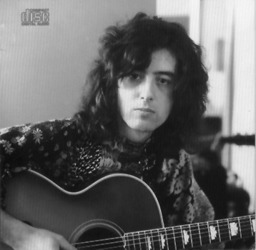
#> input picture src/com/cv/DetectObject/HistogramOfOrientedGradients/NonMaxSuppression/images/example_02.jpg, 256 x 250 px
$ python Example.py
#> lines starting #> are read from the running program, lines starting #| are printed output that depends on the picture; after the words box and inside, x2 and y2 are one past the last pixel; in counts of white or black regions, pixels touching at a corner belong together
### src/com/cv/DetectObject/HistogramOfOrientedGradients/NonMaxSuppression/fast/non_max_suppression_fast.py
import numpy as np


# https://www.pyimagesearch.com/2015/02/16/faster-non-maximum-suppression-python/

#  Malisiewicz et al.
# List of bounding boxes (startX, startY, endX, endY)
# overlap threshold
def non_max_suppression_fast(boundingBoxes, overlapThresh):
    # if there are no boundingBoxes, return an empty list
    if len(boundingBoxes) == 0:
        return []

    # if the bounding boxes integers, convert them to floats
    if boundingBoxes.dtype.kind == "i":
        boundingBoxes = boundingBoxes.astype("float")

    # initialize the list of keeping bounding boxes (indexes)
    # (the bounding boxes that we would like to keep, discarding the rest)
    keeping_boundingBox_indexs = []

    # grab the coordinates of the bounding boxes
    start_X = boundingBoxes[:, 0]
    start_Y = boundingBoxes[:, 1]
    end_X = boundingBoxes[:, 2]
    end_Y = boundingBoxes[:, 3]

    # sort the bounding boxes by the bottom-right y-coordinate of the bounding box
    sorted_indexs = np.argsort(end_Y)

    # compute the area of the bounding boxes (tính diện tích)
    areas = (end_X - start_X + 1) * (end_Y - start_Y + 1)

    # keep looping while some index still remain in the indexs list
    while len(sorted_indexs) > 0:
        # grab the last index in the sorted indexs list
        keeping_boudingBox_index = sorted_indexs[len(sorted_indexs) - 1]

        # add last index to the list of keeping indexes
        keeping_boundingBox_indexs.append(keeping_boudingBox_index)

        # find the largest (x, y) coordinates for the start of the bounding box
        max_start_X = np.maximum(start_X[keeping_boudingBox_index], start_X[sorted_indexs[:len(sorted_indexs) - 1]])
        max_start_Y = np.maximum(start_Y[keeping_boudingBox_index], start_Y[sorted_indexs[:len(sorted_indexs) - 1]])

        # find the smallest (x, y) coordinates for the end of the bounding box
        min_end_X = np.minimum(end_X[keeping_boudingBox_index], end_X[sorted_indexs[:len(sorted_indexs) - 1]])
        min_end_Y = np.minimum(end_Y[keeping_boudingBox_index], end_Y[sorted_indexs[:len(sorted_indexs) - 1]])

        # compute the width and height of the bounding box overlap
        width_overlap = np.maximum(0, min_end_X - max_start_X + 1)
        height_overlap = np.maximum(0, min_end_Y - max_start_Y + 1)

        # compute the ratio of overlap between the computed bounding box and the bounding box in the area list
        overlap_ratio = (width_overlap * height_overlap) / areas[sorted_indexs[:len(sorted_indexs) - 1]]

        # delete all indexes from the index list that have
        sorted_indexs = np.delete(sorted_indexs, np.concatenate(
            ([len(sorted_indexs) - 1], np.where(overlap_ratio > overlapThresh)[0])))

    # return only the bounding boxes that were picked using the integer data type
    return boundingBoxes[keeping_boundingBox_indexs].astype("int")

### src/com/cv/DetectObject/HistogramOfOrientedGradients/NonMaxSuppression/fast/Example.py
import cv2
import matplotlib.pyplot as plt
import numpy as np

from src.com.cv.DetectObject.HistogramOfOrientedGradients.NonMaxSuppression.fast.non_max_suppression_fast import \
    non_max_suppression_fast

# load the image
image_path = "../images/"
original_image = cv2.imread(image_path + "example_02.jpg")
#> original_image is the input picture: shape (250, 256, 3); min 12, max 246, mean 103.3
# show original image
window_name = 'Original Image'
cv2.imshow(window_name, original_image)
cv2.waitKey()

# example_01
# startX, startY, endX, endY
# boundingBoxes = np.array([
#     (12, 84, 140, 212),
#     (24, 84, 152, 212),
#     (36, 84, 164, 212),
#     (12, 96, 140, 224),
#     (24, 96, 152, 224),
#     (24, 108, 152, 236)])

# example_02
# startX, startY, endX, endY
boundingBoxes = np.array([
    (114, 60, 178, 124),
    (120, 60, 184, 124),
    (114, 66, 178, 130)])

# example_03
# startX, startY, endX, endY
# boundingBoxes = np.array([
#         (12, 30, 76, 94),
#         (12, 36, 76, 100),
#         (72, 36, 200, 164),
#         (84, 48, 212, 176)])

# clone original image
before_perform_non_max_suppression = original_image.copy()
print("Before applying non-maximum: %d bounding boxes" % (len(boundingBoxes)))
# draw bounding boxes
colors = ((0, 0, 255), (240, 0, 159), (0, 165, 255), (255, 255, 0), (255, 0, 255), (255, 0, 0))
for ((startX, startY, endX, endY), color) in zip(boundingBoxes, colors):
    cv2.rectangle(before_perform_non_max_suppression, (startX, startY), (endX, endY), color, 2)
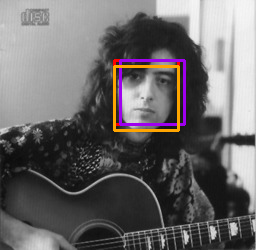
#> before_perform_non_max_suppression: shape (250, 256, 3); 2.43% of pixels changed, all inside (x1, y1, x2, y2) = (113, 59, 186, 132)

# clone original image
after_perform_non_max_suppression = original_image.copy()
# perform non-maximum suppression on the bounding boxes
keeping_boundingBoxes = non_max_suppression_fast(boundingBoxes, 0.3)
print("After applying non-maximum: %d bounding boxes" % (len(keeping_boundingBoxes)))
# draw bounding boxes
for (startX, startY, endX, endY) in keeping_boundingBoxes:
    cv2.rectangle(after_perform_non_max_suppression, (startX, startY), (endX, endY), (0, 255, 0), 2)
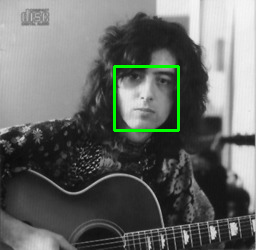
#> after_perform_non_max_suppression: shape (250, 256, 3); 1.19% of pixels changed, all inside (x1, y1, x2, y2) = (113, 65, 180, 132)

# show Result
fig = plt.figure("Result")
images = ("Before", before_perform_non_max_suppression), \
         ("After ", after_perform_non_max_suppression)
for (i, (name, image)) in enumerate(images):
    ax = fig.add_subplot(1, 2, i + 1)
    ax.set_title(name)
    plt.imshow(cv2.cvtColor(image, cv2.COLOR_BGR2RGB))
    plt.axis("off")
#> this loop made 2 passes
#> name on passes 1 to 2: 'Before', 'After '
# show the figure
plt.show()
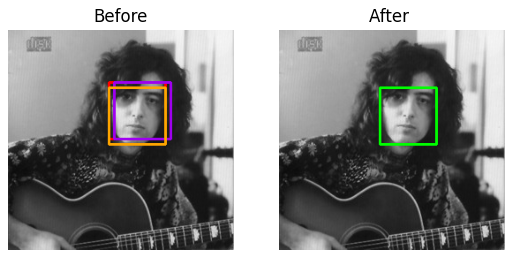
#> figure drawn by matplotlib, 2 panels
